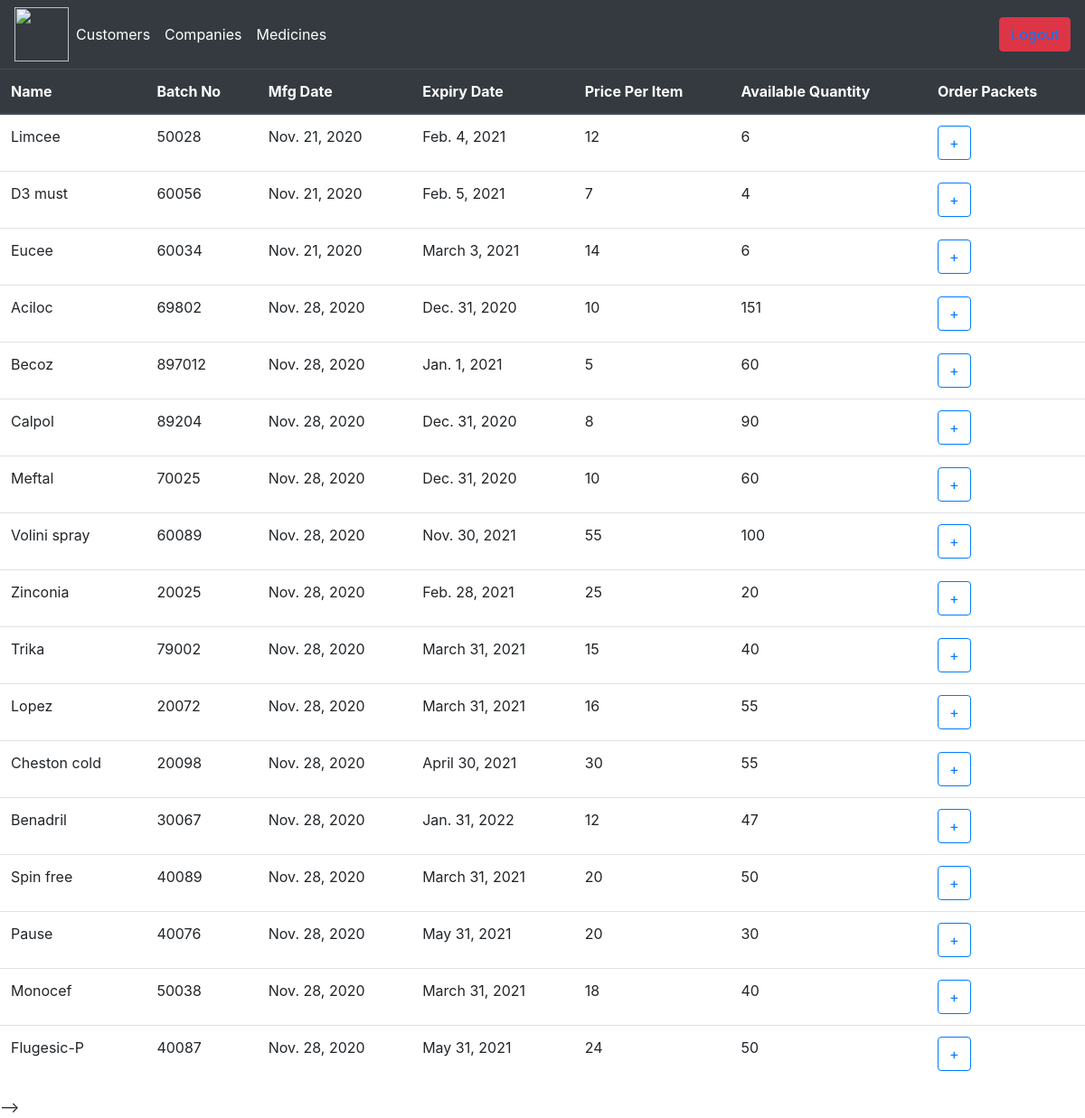
The page /viewmedicines (signed in) on the database its author committed.
### management/models.py (models this page shows, shortened)
class Medicine(models.Model):
    id=models.AutoField(primary_key=True)
    name=models.CharField(max_length=200)
    batch_no=models.CharField(max_length=200)
    expire_date=models.DateField()
    price_per_item=models.IntegerField()
    prescribe_req=models.BooleanField(default=False)
    mfg_date=models.DateField()
    company_id=models.ForeignKey(Company,on_delete=models.CASCADE)
    quantity=models.IntegerField()

### management/decorators.py (the view)
        def wrapper_func(request,*args,**kwargs):
            group=None
            if request.user.groups.exists():
                group=request.user.groups.all()[0].name
            print(group)
            if group in allowed_roles:
                print("working")
                return view_func(request, *args, **kwargs)
            if group=='owner':
                return redirect('dashboard')
            else:
                return HttpResponse('You are not authorized to view the page')

### management/views.py (called while the page is built)
@login_required(login_url='loginpage')
@allowed_users(allowed_roles=['owner'])
def viewmedicines(request):
    medicines=Medicine.objects.all()
    context={'medicines':medicines}
    return  render(request,'managemet/viewmedicines.html',context)

### templates/managemet/viewmedicines.html (shortened to what this page needs)
{%  extends 'managemet/adminmain2.html' %}
{% block content %}
<table class="table">
  <thead class="thead-dark">
    <tr>
      <th scope="col">Name</th>
      <th scope="col">Batch No</th>
      <th scope="col">Mfg Date</th>
      <th scope="col">Expiry Date</th>
        <th scope="col">Price Per Item</th>
      <th scope="col">Available Quantity</th>
      <th scope="col">Order Packets</th>
    </tr>
  </thead>
  <tbody>
  {% for i in medicines %}
    <tr>
      <td>{{i.name}}</td>
      <td>{{i.batch_no}}</td>
      <td>{{i.mfg_date}}</td>
      <td>{{i.expire_date}}</td>
        <td>{{i.price_per_item}}</td>
      <td>{{i.quantity}}</td>
      <td><button type="submit"  class="btn btn-outline-primary"><a href="{% url 'orderstock' i.id %}">+</a></button></td>
    </tr>
    {% endfor %}
  </tbody>
</table>
{% endblock %}
{% block jscontent %}
<script src="https://ajax.googleapis.com/ajax/libs/jquery/3.5.1/jquery.min.js"></script>-->
        {% endblock %}

### rows shown on the page
Medicine: name "Limcee", batch_no "50028", mfg_date "Nov. 21, 2020", expire_date "Feb. 4, 2021", price_per_item "12", quantity "6"
Medicine: name "D3 must", batch_no "60056", mfg_date "Nov. 21, 2020", expire_date "Feb. 5, 2021", price_per_item "7", quantity "4"
Medicine: name "Eucee", batch_no "60034", mfg_date "Nov. 21, 2020", expire_date "March 3, 2021", price_per_item "14", quantity "6"
Medicine: name "Aciloc", batch_no "69802", mfg_date "Nov. 28, 2020", expire_date "Dec. 31, 2020", price_per_item "10", quantity "151"
Medicine: name "Becoz", batch_no "897012", mfg_date "Nov. 28, 2020", expire_date "Jan. 1, 2021", price_per_item "5", quantity "60"
Medicine: name "Calpol", batch_no "89204", mfg_date "Nov. 28, 2020", expire_date "Dec. 31, 2020", price_per_item "8", quantity "90"
Medicine: name "Meftal", batch_no "70025", mfg_date "Nov. 28, 2020", expire_date "Dec. 31, 2020", price_per_item "10", quantity "60"
Medicine: name "Volini spray", batch_no "60089", mfg_date "Nov. 28, 2020", expire_date "Nov. 30, 2021", price_per_item "55", quantity "100"
Medicine: name "Zinconia", batch_no "20025", mfg_date "Nov. 28, 2020", expire_date "Feb. 28, 2021", price_per_item "25", quantity "20"
Medicine: name "Trika", batch_no "79002", mfg_date "Nov. 28, 2020", expire_date "March 31, 2021", price_per_item "15", quantity "40"
Medicine: name "Lopez", batch_no "20072", mfg_date "Nov. 28, 2020", expire_date "March 31, 2021", price_per_item "16", quantity "55"
Medicine: name "Cheston cold", batch_no "20098", mfg_date "Nov. 28, 2020", expire_date "April 30, 2021", price_per_item "30", quantity "55"
Medicine: name "Benadril", batch_no "30067", mfg_date "Nov. 28, 2020", expire_date "Jan. 31, 2022", price_per_item "12", quantity "47"
Medicine: name "Spin free", batch_no "40089", mfg_date "Nov. 28, 2020", expire_date "March 31, 2021", price_per_item "20", quantity "50"
Medicine: name "Pause", batch_no "40076", mfg_date "Nov. 28, 2020", expire_date "May 31, 2021", price_per_item "20", quantity "30"
Medicine: name "Monocef", batch_no "50038", mfg_date "Nov. 28, 2020", expire_date "March 31, 2021", price_per_item "18", quantity "40"
Medicine: name "Flugesic-P", batch_no "40087", mfg_date "Nov. 28, 2020", expire_date "May 31, 2021", price_per_item "24", quantity "50"
